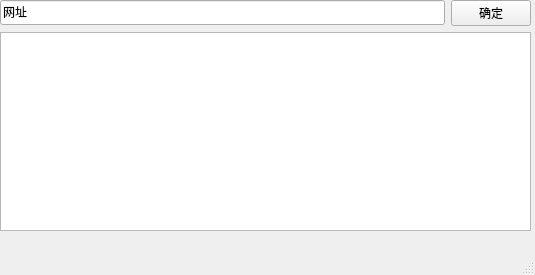
<?xml version="1.0" encoding="UTF-8"?>
<ui version="4.0">
 <class>MainWindow</class>
 <widget class="QMainWindow" name="MainWindow">
  <property name="geometry">
   <rect>
    <x>0</x>
    <y>0</y>
    <width>535</width>
    <height>275</height>
   </rect>
  </property>
  <property name="font">
   <font>
    <family>微软雅黑</family>
   </font>
  </property>
  <property name="windowTitle">
   <string>网站解析</string>
  </property>
  <widget class="QWidget" name="centralwidget">
   <widget class="QWidget" name="">
    <property name="geometry">
     <rect>
      <x>0</x>
      <y>0</y>
      <width>531</width>
      <height>231</height>
     </rect>
    </property>
    <layout class="QGridLayout" name="gridLayout">
     <item row="0" column="0">
      <layout class="QHBoxLayout" name="horizontalLayout">
       <item>
        <widget class="QLineEdit" name="lineEdit">
         <property name="text">
          <string>网址</string>
         </property>
        </widget>
       </item>
       <item>
        <widget class="QPushButton" name="pushButton">
         <property name="text">
          <string>确定</string>
         </property>
        </widget>
       </item>
      </layout>
     </item>
     <item row="1" column="0">
      <widget class="QTextEdit" name="textEdit"/>
     </item>
    </layout>
   </widget>
  </widget>
  <widget class="QMenuBar" name="menubar">
   <property name="geometry">
    <rect>
     <x>0</x>
     <y>0</y>
     <width>535</width>
     <height>23</height>
    </rect>
   </property>
  </widget>
  <widget class="QStatusBar" name="statusbar"/>
 </widget>
 <resources/>
 <connections/>
</ui>
